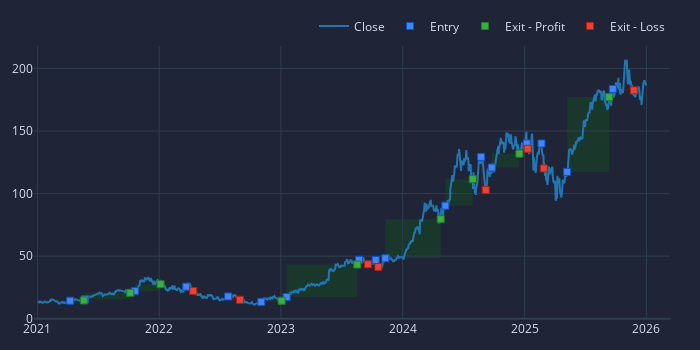

Here is the notebook cell this chart was saved with:
### Markdown cell above
## 3. Testing the Moving Average Crossover Strategy

Now, let's try to beat the market using a classic Golden Cross strategy.

- Buy when Fast MA crosses above Slow MA.
- Sell when Fast MA crosses below Slow MA.

### Code cell
# 1. Define Parameters
fast_window = 10
slow_window = 50

# 2. Calculate Indicators
fast_ma = vbt.MA.run(price, fast_window, short_name='fast')
slow_ma = vbt.MA.run(price, slow_window, short_name='slow')

# 3. Generate Signals
entries = fast_ma.ma_crossed_above(slow_ma)
exits = fast_ma.ma_crossed_below(slow_ma)

# 4. Run Backtest
pf_ma = vbt.Portfolio.from_signals(
    price, 
    entries, 
    exits, 
    init_cash=10000,
    fees=0.001
)

# 5. Visualize Trades for NVDA (Example)
fig = price['NVDA'].vbt.plot(trace_kwargs=dict(name='Close'))
pf_ma[fast_window, slow_window, 'NVDA'].positions.plot(close_trace_kwargs=dict(visible=False), fig=fig)
fig.write_image('ma_strategy_nvda.svg')
fig.show()

print(f"MA Strategy NVDA Total Return: {pf_ma[fast_window, slow_window, 'NVDA'].total_return():.2%}")
print(f"MA Strategy Average Return: {pf_ma.total_return().mean():.2%}")

### Figure 1 — Plotly figure (JSON) as saved in the notebook; plotly's stock layout.template omitted (floating-point values rounded to 4 significant figures; data arrays with more than 128 entries replaced by an {"elided": "..."} marker saying what was removed)
{"data": [{"name": "Close", "showlegend": true, "type": "scatter", "uid": "5c1b550e-5b5a-44b9-9fc4-297ed387d3bd", "x": {"elided": "1255 str values"}, "y": {"elided": "1255 float values"}}, {"line": {"color": "#1f77b4"}, "name": "Close", "showlegend": true, "type": "scatter", "uid": "29a18719-f30c-4d48-b8d7-017523566bdf", "visible": false, "x": {"elided": "1255 str values"}, "y": {"elided": "1255 float values"}}, {"customdata": [[0, 695.5, 9.99, "Long"], [1, 649.6, 10.12, "Long"], [2, 607.2, 13.39, "Long"], [3, 652.4, 16.69, "Long"], [4, 812.5, 14.43, "Long"], [5, 911.7, 12.22, "Long"], [6, 749.5, 13.01, "Long"], [7, 687.4, 32.36, "Long"], [8, 636.0, 29.84, "Long"], [9, 543.5, 26.25, "Long"], [10, 478.0, 43.19, "Long"], [11, 411.5, 53.21, "Long"], [12, 349.3, 42.21, "Long"], [13, 328.4, 46.01, "Long"], [14, 317.9, 44.53, "Long"], [15, 324.8, 38.11, "Long"], [16, 312.7, 57.42, "Long"]], "hovertemplate": "Position Id: %{customdata[0]}<br>Size: %{customdata[1]:.6f}<br>Entry Timestamp: %{x}<br>Avg Entry Price: %{y}<br>Entry Fees: %{customdata[2]:.6f}<br>Direction: %{customdata[3]}", "marker": {"color": "#4285F4", "line": {"color": "rgb(11,84,205)", "width": 1}, "size": 7, "symbol": "square"}, "mode": "markers", "name": "Entry", "type": "scatter", "uid": "f163483d-5f7f-4045-92ee-8a647af85e5f", "x": ["2021-04-09T04:00:00+00:00", "2021-05-24T04:00:00+00:00", "2021-10-20T04:00:00+00:00", "2022-03-23T04:00:00+00:00", "2022-07-27T04:00:00+00:00", "2022-11-03T04:00:00+00:00", "2023-01-18T05:00:00+00:00", "2023-08-23T04:00:00+00:00", "2023-10-12T04:00:00+00:00", "2023-11-10T05:00:00+00:00", "2024-05-08T04:00:00+00:00", "2024-08-23T04:00:00+00:00", "2024-09-24T04:00:00+00:00", "2025-01-07T05:00:00+00:00", "2025-02-20T05:00:00+00:00", "2025-05-08T04:00:00+00:00", "2025-09-22T04:00:00+00:00"], "y": [14.36, 15.57, 22.06, 25.59, 17.76, 13.4, 17.36, 47.08, 46.91, 48.3, 90.37, 129.3, 120.8, 140.1, 140.1, 117.3, 183.6]}, {"customdata": [[0, 695.5, 10.14, 127.3, 0.01274, "Long", "29 days 00:00:00"], [1, 649.6, 13.42, 3279.0, 0.3241, "Long", "94 days 00:00:00"], [2, 607.2, 16.73, 3305.0, 0.2468, "Long", "53 days 00:00:00"], [5, 911.7, 13.04, 792.1, 0.06482, "Long", "40 days 00:00:00"], [6, 749.5, 32.43, 19370.0, 1.489, "Long", "147 days 00:00:00"], [9, 543.5, 43.28, 16960.0, 0.646, "Long", "112 days 00:00:00"], [10, 478.0, 53.32, 10030.0, 0.2321, "Long", "55 days 00:00:00"], [12, 349.3, 46.1, 3802.0, 0.09007, "Long", "58 days 00:00:00"], [15, 324.8, 57.53, 19330.0, 0.5072, "Long", "86 days 00:00:00"]], "hovertemplate": "Position Id: %{customdata[0]}<br>Size: %{customdata[1]:.6f}<br>Exit Timestamp: %{x}<br>Avg Exit Price: %{y}<br>Exit Fees: %{customdata[2]:.6f}<br>PnL: %{customdata[3]:.6f}<br>Return: %{customdata[4]:.2%}<br>Direction: %{customdata[5]}<br>Duration: %{customdata[6]}", "marker": {"color": "#37B13F", "line": {"color": "rgb(38,123,44)", "width": 1}, "size": 7, "symbol": "square"}, "mode": "markers", "name": "Exit - Profit", "type": "scatter", "uid": "0918f982-0b34-43a8-80b2-a8a6a300433b", "x": ["2021-05-20T04:00:00+00:00", "2021-10-06T04:00:00+00:00", "2022-01-05T05:00:00+00:00", "2023-01-03T05:00:00+00:00", "2023-08-18T04:00:00+00:00", "2024-04-24T04:00:00+00:00", "2024-07-29T04:00:00+00:00", "2024-12-16T05:00:00+00:00", "2025-09-11T04:00:00+00:00"], "y": [14.58, 20.66, 27.55, 14.3, 43.27, 79.64, 111.5, 132.0, 177.2]}, {"customdata": [[3, 652.4, 14.46, -2266.0, -0.1357, "Long", "15 days 00:00:00"], [4, 812.5, 12.24, -2214.0, -0.1534, "Long", "25 days 00:00:00"], [7, 687.4, 29.9, -2530.0, -0.07817, "Long", "18 days 00:00:00"], [8, 636.0, 26.3, -3589.0, -0.1203, "Long", "6 days 00:00:00"], [11, 411.5, 42.29, -11010.0, -0.2069, "Long", "9 days 00:00:00"], [13, 328.4, 44.62, -1479.0, -0.03215, "Long", "2 days 00:00:00"], [14, 317.9, 38.19, -6426.0, -0.1443, "Long", "5 days 00:00:00"], [16, 312.7, 57.09, -446.0, -0.007767, "Long", "45 days 00:00:00"]], "hovertemplate": "Position Id: %{customdata[0]}<br>Size: %{customdata[1]:.6f}<br>Exit Timestamp: %{x}<br>Avg Exit Price: %{y}<br>Exit Fees: %{customdata[2]:.6f}<br>PnL: %{customdata[3]:.6f}<br>Return: %{customdata[4]:.2%}<br>Direction: %{customdata[5]}<br>Duration: %{customdata[6]}", "marker": {"color": "#EA4335", "line": {"color": "rgb(181,31,18)", "width": 1}, "size": 7, "symbol": "square"}, "mode": "markers", "name": "Exit - Loss", "type": "scatter", "uid": "d1ce03c4-f6dc-4aae-930c-9e88ef8d39fd", "x": ["2022-04-13T04:00:00+00:00", "2022-08-31T04:00:00+00:00", "2023-09-19T04:00:00+00:00", "2023-10-20T04:00:00+00:00", "2024-09-06T04:00:00+00:00", "2025-01-10T05:00:00+00:00", "2025-02-27T05:00:00+00:00", "2025-11-24T05:00:00+00:00"], "y": [22.16, 15.07, 43.49, 41.36, 102.8, 135.9, 120.1, 182.5]}], "layout": {"height": 350, "legend": {"orientation": "h", "traceorder": "normal", "x": 1, "xanchor": "right", "y": 1.02, "yanchor": "bottom"}, "margin": {"b": 30, "l": 30, "r": 30, "t": 30}, "shapes": [{"fillcolor": "green", "layer": "below", "line": {"width": 0}, "opacity": 0.2, "type": "rect", "x0": "2021-04-09T04:00:00+00:00", "x1": "2021-05-20T04:00:00+00:00", "xref": "x", "y0": 14.36, "y1": 14.58, "yref": "y"}, {"fillcolor": "green", "layer": "below", "line": {"width": 0}, "opacity": 0.2, "type": "rect", "x0": "2021-05-24T04:00:00+00:00", "x1": "2021-10-06T04:00:00+00:00", "xref": "x", "y0": 15.57, "y1": 20.66, "yref": "y"}, {"fillcolor": "green", "layer": "below", "line": {"width": 0}, "opacity": 0.2, "type": "rect", "x0": "2021-10-20T04:00:00+00:00", "x1": "2022-01-05T05:00:00+00:00", "xref": "x", "y0": 22.06, "y1": 27.55, "yref": "y"}, {"fillcolor": "green", "layer": "below", "line": {"width": 0}, "opacity": 0.2, "type": "rect", "x0": "2022-11-03T04:00:00+00:00", "x1": "2023-01-03T05:00:00+00:00", "xref": "x", "y0": 13.4, "y1": 14.3, "yref": "y"}, {"fillcolor": "green", "layer": "below", "line": {"width": 0}, "opacity": 0.2, "type": "rect", "x0": "2023-01-18T05:00:00+00:00", "x1": "2023-08-18T04:00:00+00:00", "xref": "x", "y0": 17.36, "y1": 43.27, "yref": "y"}, {"fillcolor": "green", "layer": "below", "line": {"width": 0}, "opacity": 0.2, "type": "rect", "x0": "2023-11-10T05:00:00+00:00", "x1": "2024-04-24T04:00:00+00:00", "xref": "x", "y0": 48.3, "y1": 79.64, "yref": "y"}, {"fillcolor": "green", "layer": "below", "line": {"width": 0}, "opacity": 0.2, "type": "rect", "x0": "2024-05-08T04:00:00+00:00", "x1": "2024-07-29T04:00:00+00:00", "xref": "x", "y0": 90.37, "y1": 111.5, "yref": "y"}, {"fillcolor": "green", "layer": "below", "line": {"width": 0}, "opacity": 0.2, "type": "rect", "x0": "2024-09-24T04:00:00+00:00", "x1": "2024-12-16T05:00:00+00:00", "xref": "x", "y0": 120.8, "y1": 132.0, "yref": "y"}, {"fillcolor": "green", "layer": "below", "line": {"width": 0}, "opacity": 0.2, "type": "rect", "x0": "2025-05-08T04:00:00+00:00", "x1": "2025-09-11T04:00:00+00:00", "xref": "x", "y0": 117.3, "y1": 177.2, "yref": "y"}, {"fillcolor": "red", "layer": "below", "line": {"width": 0}, "opacity": 0.2, "type": "rect", "x0": "2022-03-23T04:00:00+00:00", "x1": "2022-04-13T04:00:00+00:00", "xref": "x", "y0": 25.59, "y1": 22.16, "yref": "y"}, {"fillcolor": "red", "layer": "below", "line": {"width": 0}, "opacity": 0.2, "type": "rect", "x0": "2022-07-27T04:00:00+00:00", "x1": "2022-08-31T04:00:00+00:00", "xref": "x", "y0": 17.76, "y1": 15.07, "yref": "y"}, {"fillcolor": "red", "layer": "below", "line": {"width": 0}, "opacity": 0.2, "type": "rect", "x0": "2023-08-23T04:00:00+00:00", "x1": "2023-09-19T04:00:00+00:00", "xref": "x", "y0": 47.08, "y1": 43.49, "yref": "y"}, {"fillcolor": "red", "layer": "below", "line": {"width": 0}, "opacity": 0.2, "type": "rect", "x0": "2023-10-12T04:00:00+00:00", "x1": "2023-10-20T04:00:00+00:00", "xref": "x", "y0": 46.91, "y1": 41.36, "yref": "y"}, {"fillcolor": "red", "layer": "below", "line": {"width": 0}, "opacity": 0.2, "type": "rect", "x0": "2024-08-23T04:00:00+00:00", "x1": "2024-09-06T04:00:00+00:00", "xref": "x", "y0": 129.3, "y1": 102.8, "yref": "y"}, {"fillcolor": "red", "layer": "below", "line": {"width": 0}, "opacity": 0.2, "type": "rect", "x0": "2025-01-07T05:00:00+00:00", "x1": "2025-01-10T05:00:00+00:00", "xref": "x", "y0": 140.1, "y1": 135.9, "yref": "y"}, {"fillcolor": "red", "layer": "below", "line": {"width": 0}, "opacity": 0.2, "type": "rect", "x0": "2025-02-20T05:00:00+00:00", "x1": "2025-02-27T05:00:00+00:00", "xref": "x", "y0": 140.1, "y1": 120.1, "yref": "y"}, {"fillcolor": "red", "layer": "below", "line": {"width": 0}, "opacity": 0.2, "type": "rect", "x0": "2025-09-22T04:00:00+00:00", "x1": "2025-11-24T05:00:00+00:00", "xref": "x", "y0": 183.6, "y1": 182.5, "yref": "y"}], "width": 700}}
